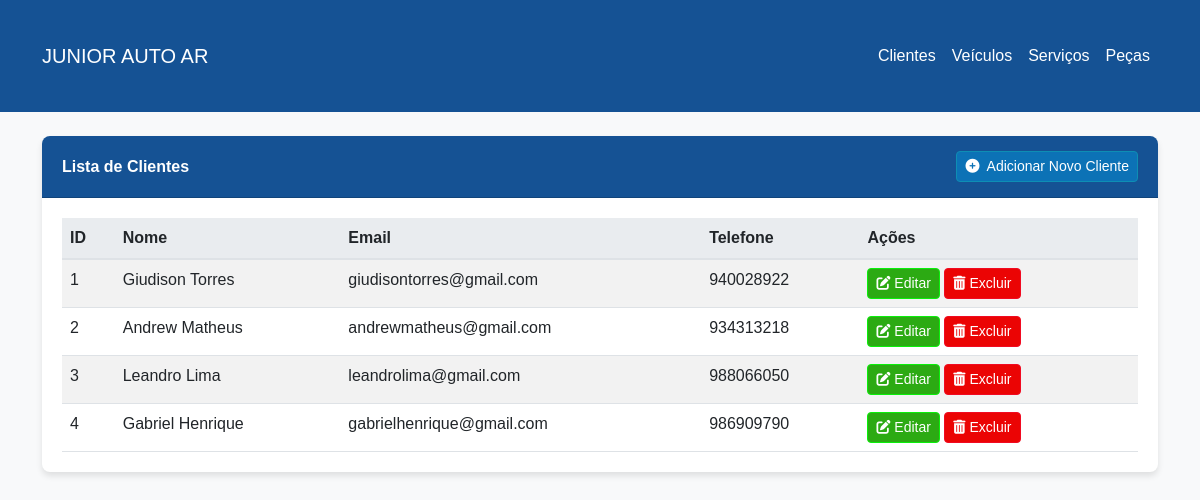
The app's page /clients with its own data.
### models.py (models this page shows, shortened)
class Client(Base):
    __tablename__ = 'clients'
    id = Column(Integer, primary_key=True)
    name = Column(String(100), nullable=False)
    address = Column(String(200))
    phone = Column(String(20))
    email = Column(String(100))
    vehicles = relationship("Vehicle", back_populates="client", cascade="all, delete-orphan")

### app.py (the view)
@app.route('/clients')
def clients():
    session = db_manager.get_session()
    try:
        all_clients = session.query(Client).all()
        return render_template('clients.html', clients=all_clients)
    finally:
        session.close()

### models.py (called while the page is built)
    def get_session(self):
        return self.Session()

### templates/clients.html (shortened to what this page needs)
{% extends "base.html" %}
{% block content %}
<div class="card">
    <div class="card-header d-flex justify-content-between align-items-center">
        <span>Lista de Clientes</span>
        <a href="{{ url_for('new_client') }}" class="btn btn-info btn-sm">
            <i class="fas fa-plus-circle me-1"></i> Adicionar Novo Cliente
        </a>
    </div>
    <div class="card-body">
        {% if clients %}
        <div class="table-responsive">
            <table class="table table-striped table-hover">
                <thead>
                    <tr>
                        <th>ID</th>
                        <th>Nome</th>
                        <th>Email</th>
                        <th>Telefone</th>
                        <th>Ações</th>
                    </tr>
                </thead>
                <tbody>
                    {% for client in clients %}
                    <tr>
                        <td>{{ client.id }}</td>
                        <td>{{ client.name }}</td>
                        <td>{{ client.email }}</td>
                        <td>{{ client.phone }}</td>
                        <td>
                            <a href="{{ url_for('edit_client', client_id=client.id) }}" class="btn btn-primary btn-sm">
                                <i class="fas fa-edit"></i> Editar
                            </a>
                            <form action="{{ url_for('delete_client', client_id=client.id) }}" method="POST" style="display:inline;">
                                <button type="submit" class="btn btn-danger btn-sm" onclick="return confirm('Tem certeza que deseja excluir este cliente?');">
                                    <i class="fas fa-trash-alt"></i> Excluir
                                </button>
                            </form>
                        </td>
                    </tr>
                    {% endfor %}
                </tbody>
            </table>
        </div>
        {% else %}
        <p class="text-center">Nenhum cliente registrado ainda.</p>
        {% endif %}
    </div>
</div>
{% endblock %}

### static/css/style.css (style rules this page uses)
body { font-family: Arial, sans-serif; background-color: #f8f9fa; color: #343a40; }
.card { box-shadow: 0 4px 6px rgba(0, 0, 0, 0.1); margin-bottom: 20px; border: none; border-radius: 8px; }
.card-header { background-color: #155294; color: #ffffff; border-radius: 8px 8px 0 0 !important; padding: 15px 20px; font-weight: bold; display: flex; justify-content: space-between; align-items: center; }
.card-body { padding: 20px; }
.btn-primary { background-color: #2caa13; border-color: #0af00a; }
.btn-danger { background-color: #eb0404; border-color: #f10a21; }
.btn-info { background-color: #0c72b6; border-color: #0e8eb4; color: #ffffff; }
.table { margin-bottom: 0; }
.table thead th { border-bottom: 2px solid #dee2e6; background-color: #e9ecef; }
.table-striped tbody tr:nth-of-type(odd) { background-color: rgba(0, 123, 255, 0.05); }

### records on screen
Client: id "1", name "Giudison Torres", email "giudisontorres@gmail.com", phone "940028922"
Client: id "2", name "Andrew Matheus", email "andrewmatheus@gmail.com", phone "934313218"
Client: id "3", name "Leandro Lima", email "leandrolima@gmail.com", phone "988066050"
Client: id "4", name "Gabriel Henrique", email "gabrielhenrique@gmail.com", phone "986909790"
